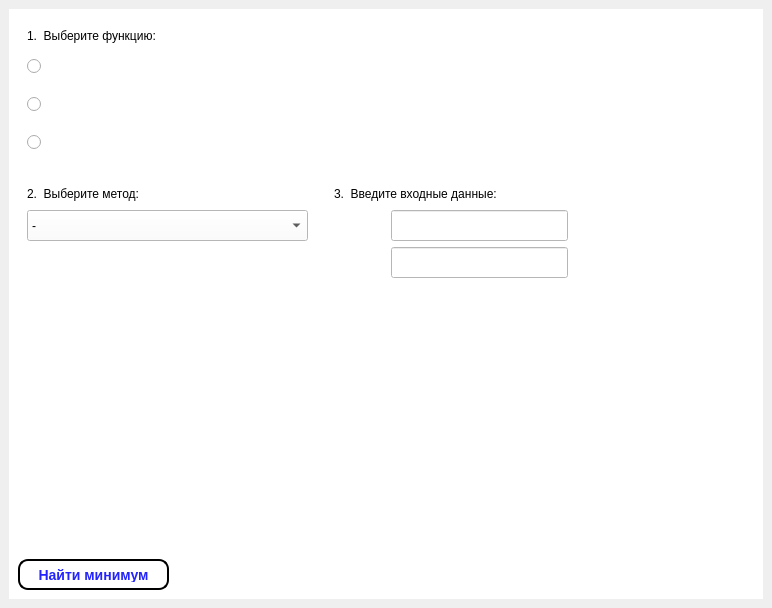
<?xml version="1.0" encoding="UTF-8"?>
<ui version="4.0">
 <class>MainWindow</class>
 <widget class="QMainWindow" name="MainWindow">
  <property name="geometry">
   <rect>
    <x>0</x>
    <y>0</y>
    <width>772</width>
    <height>600</height>
   </rect>
  </property>
  <property name="windowTitle">
   <string>MainWindow</string>
  </property>
  <widget class="QWidget" name="centralwidget">
   <layout class="QGridLayout" name="gridLayout_2">
    <item row="0" column="0">
     <widget class="QStackedWidget" name="stackedWidget">
      <property name="sizePolicy">
       <sizepolicy hsizetype="Expanding" vsizetype="Preferred">
        <horstretch>0</horstretch>
        <verstretch>5</verstretch>
       </sizepolicy>
      </property>
      <property name="styleSheet">
       <string notr="true">background-color: rgb(255, 255, 255);
font: 57 16pt &quot;CMU Serif&quot;;
color: rgb(0, 0, 0);</string>
      </property>
      <property name="currentIndex">
       <number>0</number>
      </property>
      <widget class="QWidget" name="startWidget">
       <layout class="QGridLayout" name="gridLayout_12">
        <item row="0" column="0">
         <widget class="QWidget" name="chooseFuncWidget" native="true">
          <property name="minimumSize">
           <size>
            <width>531</width>
            <height>151</height>
           </size>
          </property>
          <layout class="QVBoxLayout" name="verticalLayout_4">
           <item>
            <widget class="QLabel" name="label_2">
             <property name="minimumSize">
              <size>
               <width>181</width>
               <height>16</height>
              </size>
             </property>
             <property name="maximumSize">
              <size>
               <width>16777215</width>
               <height>16</height>
              </size>
             </property>
             <property name="text">
              <string>1.  Выберите функцию:</string>
             </property>
            </widget>
           </item>
           <item>
            <layout class="QHBoxLayout" name="horizontalLayout_1">
             <item>
              <widget class="QRadioButton" name="f1RadioButton">
               <property name="minimumSize">
                <size>
                 <width>531</width>
                 <height>31</height>
                </size>
               </property>
               <property name="maximumSize">
                <size>
                 <width>531</width>
                 <height>16777215</height>
                </size>
               </property>
               <property name="styleSheet">
                <string notr="true">image: url(:/images/f1.png);
</string>
               </property>
               <property name="text">
                <string/>
               </property>
              </widget>
             </item>
             <item>
              <spacer name="horizontalSpacer">
               <property name="orientation">
                <enum>Qt::Horizontal</enum>
               </property>
               <property name="sizeHint" stdset="0">
                <size>
                 <width>40</width>
                 <height>20</height>
                </size>
               </property>
              </spacer>
             </item>
            </layout>
           </item>
           <item>
            <layout class="QHBoxLayout" name="horizontalLayout_2">
             <item>
              <widget class="QRadioButton" name="f2RadioButton">
               <property name="minimumSize">
                <size>
                 <width>421</width>
                 <height>31</height>
                </size>
               </property>
               <property name="maximumSize">
                <size>
                 <width>421</width>
                 <height>16777215</height>
                </size>
               </property>
               <property name="styleSheet">
                <string notr="true">image: url(:/images/f2.png);
</string>
               </property>
               <property name="text">
                <string/>
               </property>
              </widget>
             </item>
             <item>
              <spacer name="horizontalSpacer_2">
               <property name="orientation">
                <enum>Qt::Horizontal</enum>
               </property>
               <property name="sizeHint" stdset="0">
                <size>
                 <width>40</width>
                 <height>20</height>
                </size>
               </property>
              </spacer>
             </item>
            </layout>
           </item>
           <item>
            <layout class="QHBoxLayout" name="horizontalLayout_3">
             <item>
              <widget class="QRadioButton" name="f3RadioButton">
               <property name="minimumSize">
                <size>
                 <width>351</width>
                 <height>31</height>
                </size>
               </property>
               <property name="maximumSize">
                <size>
                 <width>351</width>
                 <height>16777215</height>
                </size>
               </property>
               <property name="styleSheet">
                <string notr="true">image: url(:/images/f3.png);
</string>
               </property>
               <property name="text">
                <string/>
               </property>
              </widget>
             </item>
             <item>
              <spacer name="horizontalSpacer_3">
               <property name="orientation">
                <enum>Qt::Horizontal</enum>
               </property>
               <property name="sizeHint" stdset="0">
                <size>
                 <width>40</width>
                 <height>20</height>
                </size>
               </property>
              </spacer>
             </item>
            </layout>
           </item>
          </layout>
         </widget>
        </item>
        <item row="1" column="0">
         <widget class="QWidget" name="chooseMethodWidget" native="true">
          <layout class="QGridLayout" name="gridLayout">
           <item row="0" column="0">
            <layout class="QGridLayout" name="nameGridLayout">
             <item row="0" column="3">
              <spacer name="horizontalSpacer_7">
               <property name="orientation">
                <enum>Qt::Horizontal</enum>
               </property>
               <property name="sizeHint" stdset="0">
                <size>
                 <width>40</width>
                 <height>20</height>
                </size>
               </property>
              </spacer>
             </item>
             <item row="0" column="2">
              <widget class="QLabel" name="enterInputDataLabel">
               <property name="minimumSize">
                <size>
                 <width>221</width>
                 <height>16</height>
                </size>
               </property>
               <property name="maximumSize">
                <size>
                 <width>16777215</width>
                 <height>16</height>
                </size>
               </property>
               <property name="text">
                <string>3.  Введите входные данные:</string>
               </property>
              </widget>
             </item>
             <item row="0" column="1">
              <spacer name="horizontalSpacer_5">
               <property name="orientation">
                <enum>Qt::Horizontal</enum>
               </property>
               <property name="sizeType">
                <enum>QSizePolicy::Fixed</enum>
               </property>
               <property name="sizeHint" stdset="0">
                <size>
                 <width>150</width>
                 <height>20</height>
                </size>
               </property>
              </spacer>
             </item>
             <item row="0" column="0">
              <widget class="QLabel" name="chooseMethodLabel">
               <property name="minimumSize">
                <size>
                 <width>151</width>
                 <height>16</height>
                </size>
               </property>
               <property name="maximumSize">
                <size>
                 <width>16777215</width>
                 <height>16</height>
                </size>
               </property>
               <property name="text">
                <string>2.  Выберите метод:</string>
               </property>
              </widget>
             </item>
            </layout>
           </item>
           <item row="1" column="0">
            <layout class="QGridLayout" name="epsGridLayout">
             <item row="0" column="3">
              <widget class="QLineEdit" name="epsLineEdit">
               <property name="minimumSize">
                <size>
                 <width>170</width>
                 <height>31</height>
                </size>
               </property>
               <property name="maximumSize">
                <size>
                 <width>341</width>
                 <height>16777215</height>
                </size>
               </property>
              </widget>
             </item>
             <item row="0" column="0">
              <widget class="QComboBox" name="comboBox">
               <property name="sizePolicy">
                <sizepolicy hsizetype="Preferred" vsizetype="Fixed">
                 <horstretch>0</horstretch>
                 <verstretch>0</verstretch>
                </sizepolicy>
               </property>
               <property name="minimumSize">
                <size>
                 <width>281</width>
                 <height>31</height>
                </size>
               </property>
               <property name="maximumSize">
                <size>
                 <width>281</width>
                 <height>16777215</height>
                </size>
               </property>
               <item>
                <property name="text">
                 <string>-</string>
                </property>
               </item>
               <item>
                <property name="text">
                 <string>Метод дихотомии</string>
                </property>
               </item>
               <item>
                <property name="text">
                 <string>Метод золотого сечения</string>
                </property>
               </item>
               <item>
                <property name="text">
                 <string>Метод Фибоначчи</string>
                </property>
               </item>
               <item>
                <property name="text">
                 <string>Метод парабол</string>
                </property>
               </item>
               <item>
                <property name="text">
                 <string>Комбинированный метод Брента</string>
                </property>
               </item>
              </widget>
             </item>
             <item row="0" column="1">
              <spacer name="horizontalSpacer_6">
               <property name="orientation">
                <enum>Qt::Horizontal</enum>
               </property>
               <property name="sizeType">
                <enum>QSizePolicy::Fixed</enum>
               </property>
               <property name="sizeHint" stdset="0">
                <size>
                 <width>20</width>
                 <height>20</height>
                </size>
               </property>
              </spacer>
             </item>
             <item row="0" column="2">
              <widget class="QLabel" name="epsLabel">
               <property name="minimumSize">
                <size>
                 <width>51</width>
                 <height>21</height>
                </size>
               </property>
               <property name="maximumSize">
                <size>
                 <width>51</width>
                 <height>16777215</height>
                </size>
               </property>
               <property name="styleSheet">
                <string notr="true">image: url(:/images/eps.png);</string>
               </property>
               <property name="text">
                <string/>
               </property>
              </widget>
             </item>
             <item row="0" column="4">
              <spacer name="horizontalSpacer_9">
               <property name="orientation">
                <enum>Qt::Horizontal</enum>
               </property>
               <property name="sizeHint" stdset="0">
                <size>
                 <width>40</width>
                 <height>20</height>
                </size>
               </property>
              </spacer>
             </item>
            </layout>
           </item>
           <item row="2" column="0">
            <layout class="QGridLayout" name="deltaGridLayout">
             <item row="0" column="1">
              <widget class="QLabel" name="deltaLabel">
               <property name="minimumSize">
                <size>
                 <width>51</width>
                 <height>31</height>
                </size>
               </property>
               <property name="maximumSize">
                <size>
                 <width>51</width>
                 <height>16777215</height>
                </size>
               </property>
               <property name="styleSheet">
                <string notr="true">image: url(:/images/delta.png);</string>
               </property>
               <property name="text">
                <string/>
               </property>
              </widget>
             </item>
             <item row="0" column="0">
              <spacer name="horizontalSpacer_8">
               <property name="orientation">
                <enum>Qt::Horizontal</enum>
               </property>
               <property name="sizeType">
                <enum>QSizePolicy::Fixed</enum>
               </property>
               <property name="sizeHint" stdset="0">
                <size>
                 <width>307</width>
                 <height>20</height>
                </size>
               </property>
              </spacer>
             </item>
             <item row="0" column="3">
              <spacer name="horizontalSpacer_10">
               <property name="orientation">
                <enum>Qt::Horizontal</enum>
               </property>
               <property name="sizeHint" stdset="0">
                <size>
                 <width>40</width>
                 <height>20</height>
                </size>
               </property>
              </spacer>
             </item>
             <item row="0" column="2">
              <widget class="QLineEdit" name="deltaLineEdit">
               <property name="minimumSize">
                <size>
                 <width>170</width>
                 <height>31</height>
                </size>
               </property>
               <property name="maximumSize">
                <size>
                 <width>341</width>
                 <height>16777215</height>
                </size>
               </property>
              </widget>
             </item>
            </layout>
           </item>
          </layout>
         </widget>
        </item>
        <item row="2" column="0">
         <spacer name="verticalSpacer">
          <property name="orientation">
           <enum>Qt::Vertical</enum>
          </property>
          <property name="sizeType">
           <enum>QSizePolicy::Fixed</enum>
          </property>
          <property name="sizeHint" stdset="0">
           <size>
            <width>20</width>
            <height>138</height>
           </size>
          </property>
         </spacer>
        </item>
        <item row="3" column="0">
         <widget class="QStackedWidget" name="errorStackedWidget">
          <property name="currentIndex">
           <number>1</number>
          </property>
          <widget class="QWidget" name="errorOk">
           <layout class="QGridLayout" name="gridLayout_11">
            <item row="0" column="0">
             <spacer name="errorOkHorizontalSpacer">
              <property name="orientation">
               <enum>Qt::Horizontal</enum>
              </property>
              <property name="sizeHint" stdset="0">
               <size>
                <width>715</width>
                <height>20</height>
               </size>
              </property>
             </spacer>
            </item>
           </layout>
          </widget>
          <widget class="QWidget" name="errorFunc">
           <layout class="QGridLayout" name="gridLayout_3">
            <item row="0" column="0">
             <widget class="QLabel" name="errorFuncInfo">
              <property name="minimumSize">
               <size>
                <width>191</width>
                <height>51</height>
               </size>
              </property>
              <property name="maximumSize">
               <size>
                <width>191</width>
                <height>51</height>
               </size>
              </property>
              <property name="styleSheet">
               <string notr="true">image: url(:/images/funcError.png);</string>
              </property>
              <property name="text">
               <string/>
              </property>
             </widget>
            </item>
            <item row="0" column="1">
             <spacer name="errorFunchorizontalSpacer">
              <property name="orientation">
               <enum>Qt::Horizontal</enum>
              </property>
              <property name="sizeHint" stdset="0">
               <size>
                <width>518</width>
                <height>28</height>
               </size>
              </property>
             </spacer>
            </item>
           </layout>
          </widget>
          <widget class="QWidget" name="methodError">
           <layout class="QGridLayout" name="gridLayout_9">
            <item row="0" column="0">
             <widget class="QLabel" name="errorMethodInfo">
              <property name="minimumSize">
               <size>
                <width>0</width>
                <height>0</height>
               </size>
              </property>
              <property name="maximumSize">
               <size>
                <width>191</width>
                <height>51</height>
               </size>
              </property>
              <property name="styleSheet">
               <string notr="true">image: url(:/images/methodError.png);</string>
              </property>
              <property name="text">
               <string/>
              </property>
             </widget>
            </item>
            <item row="0" column="1">
             <spacer name="errorMethodhorizontalSpacer">
              <property name="orientation">
               <enum>Qt::Horizontal</enum>
              </property>
              <property name="sizeHint" stdset="0">
               <size>
                <width>353</width>
                <height>20</height>
               </size>
              </property>
             </spacer>
            </item>
           </layout>
          </widget>
          <widget class="QWidget" name="epsError">
           <layout class="QGridLayout" name="gridLayout_7">
            <item row="0" column="0">
             <widget class="QLabel" name="errorEpsInfo">
              <property name="minimumSize">
               <size>
                <width>381</width>
                <height>41</height>
               </size>
              </property>
              <property name="maximumSize">
               <size>
                <width>381</width>
                <height>41</height>
               </size>
              </property>
              <property name="styleSheet">
               <string notr="true">image: url(:/images/epsError.png);</string>
              </property>
              <property name="text">
               <string/>
              </property>
             </widget>
            </item>
            <item row="0" column="1">
             <spacer name="errorEpsHorizontalSpacer">
              <property name="orientation">
               <enum>Qt::Horizontal</enum>
              </property>
              <property name="sizeHint" stdset="0">
               <size>
                <width>328</width>
                <height>20</height>
               </size>
              </property>
             </spacer>
            </item>
           </layout>
          </widget>
          <widget class="QWidget" name="deltaError">
           <layout class="QGridLayout" name="gridLayout_10">
            <item row="0" column="1">
             <widget class="QLabel" name="errorDeltaInfo">
              <property name="minimumSize">
               <size>
                <width>361</width>
                <height>61</height>
               </size>
              </property>
              <property name="maximumSize">
               <size>
                <width>361</width>
                <height>61</height>
               </size>
              </property>
              <property name="styleSheet">
               <string notr="true">image: url(:/images/deltaError.png);</string>
              </property>
              <property name="text">
               <string/>
              </property>
             </widget>
            </item>
            <item row="0" column="2">
             <spacer name="errorDeltaHorizontalSpacer">
              <property name="orientation">
               <enum>Qt::Horizontal</enum>
              </property>
              <property name="sizeHint" stdset="0">
               <size>
                <width>710</width>
                <height>20</height>
               </size>
              </property>
             </spacer>
            </item>
           </layout>
          </widget>
         </widget>
        </item>
        <item row="4" column="0">
         <widget class="QPushButton" name="findMinPushButton">
          <property name="minimumSize">
           <size>
            <width>151</width>
            <height>31</height>
           </size>
          </property>
          <property name="maximumSize">
           <size>
            <width>151</width>
            <height>31</height>
           </size>
          </property>
          <property name="styleSheet">
           <string notr="true">font: 75 italic 16pt &quot;CMU Serif&quot;;
color: rgb(35, 35, 255);
border-color: rgb(0, 0, 0);
border-style: outset;
border-width: 2px;
border-radius: 10px;
border-color: black;
font: bold 14px;
padding: 6px;</string>
          </property>
          <property name="text">
           <string>Найти минимум</string>
          </property>
         </widget>
        </item>
       </layout>
      </widget>
      <widget class="QWidget" name="mainWidget">
       <property name="minimumSize">
        <size>
         <width>754</width>
         <height>0</height>
        </size>
       </property>
       <layout class="QGridLayout" name="gridLayout_6">
        <item row="0" column="0">
         <layout class="QGridLayout" name="gridLayout_4">
          <item row="0" column="0">
           <widget class="QPushButton" name="backPushButton">
            <property name="sizePolicy">
             <sizepolicy hsizetype="Expanding" vsizetype="Preferred">
              <horstretch>0</horstretch>
              <verstretch>5</verstretch>
             </sizepolicy>
            </property>
            <property name="minimumSize">
             <size>
              <width>0</width>
              <height>0</height>
             </size>
            </property>
            <property name="maximumSize">
             <size>
              <width>100</width>
              <height>29</height>
             </size>
            </property>
            <property name="styleSheet">
             <string notr="true">font: 75 italic 16pt &quot;CMU Serif&quot;;
color: rgb(0, 0, 0);
border-color: rgb(0, 0, 0);
border-style: outset;
border-width: 2px;
border-radius: 10px;
border-color: black;
font: bold 14px;
padding: 6px;</string>
            </property>
            <property name="text">
             <string>Назад</string>
            </property>
           </widget>
          </item>
          <item row="0" column="1">
           <widget class="QPushButton" name="restartPushButton">
            <property name="sizePolicy">
             <sizepolicy hsizetype="Expanding" vsizetype="Preferred">
              <horstretch>0</horstretch>
              <verstretch>5</verstretch>
             </sizepolicy>
            </property>
            <property name="maximumSize">
             <size>
              <width>100</width>
              <height>29</height>
             </size>
            </property>
            <property name="styleSheet">
             <string notr="true">font: 75 italic 16pt &quot;CMU Serif&quot;;
color: rgb(0, 0, 0);
border-color: rgb(0, 0, 0);
border-style: outset;
border-width: 2px;
border-radius: 10px;
border-color: black;
font: bold 14px;
padding: 6px;</string>
            </property>
            <property name="text">
             <string>Перезапуск</string>
            </property>
           </widget>
          </item>
          <item row="0" column="2">
           <spacer name="horizontalSpacer_4">
            <property name="orientation">
             <enum>Qt::Horizontal</enum>
            </property>
            <property name="sizeHint" stdset="0">
             <size>
              <width>40</width>
              <height>20</height>
             </size>
            </property>
           </spacer>
          </item>
         </layout>
        </item>
        <item row="1" column="0">
         <widget class="QCustomPlot" name="plotWidget" native="true">
          <property name="sizePolicy">
           <sizepolicy hsizetype="Expanding" vsizetype="Expanding">
            <horstretch>0</horstretch>
            <verstretch>5</verstretch>
           </sizepolicy>
          </property>
          <property name="minimumSize">
           <size>
            <width>736</width>
            <height>430</height>
           </size>
          </property>
          <property name="styleSheet">
           <string notr="true">background-color: rgb(124, 222, 255);</string>
          </property>
         </widget>
        </item>
        <item row="2" column="0">
         <widget class="QWidget" name="infoOutputWidget" native="true">
          <property name="minimumSize">
           <size>
            <width>738</width>
            <height>101</height>
           </size>
          </property>
          <layout class="QGridLayout" name="gridLayout_5">
           <item row="0" column="0">
            <widget class="QListWidget" name="listWidget"/>
           </item>
          </layout>
         </widget>
        </item>
       </layout>
      </widget>
     </widget>
    </item>
   </layout>
  </widget>
 </widget>
 <customwidgets>
  <customwidget>
   <class>QCustomPlot</class>
   <extends>QWidget</extends>
   <header location="global">qcustomplot.h</header>
   <container>1</container>
  </customwidget>
 </customwidgets>
 <resources/>
 <connections/>
</ui>
